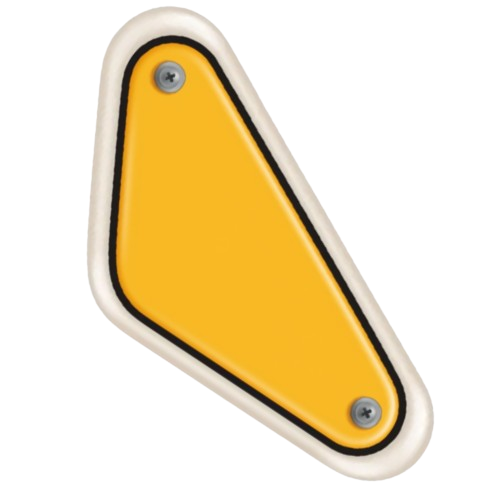
#> input picture art/reference/plate.png, 500 x 500 px; its folder holds 2 pictures in this run
$ python trace_plate.py
#> lines starting #> are read from the running program, lines starting #| are printed output that depends on the picture; after the words box and inside, x2 and y2 are one past the last pixel; in counts of white or black regions, pixels touching at a corner belong together
"""Trace the plate PNG into layered polygons for Blender.

    python art/trace_plate.py

Reads the transparent PNG, splits it into colour regions (cream casing, dark frame,
amber face and the metal screws), traces each region's outline, simplifies it and
writes JSON in metres with the origin at the centre of the silhouette.

Also writes a debug PNG so the classification can be eyeballed.
"""

from __future__ import annotations

import json
import math
from pathlib import Path

import numpy as np
from PIL import Image

import sys

HERE = Path(__file__).resolve().parent
OUT = HERE / "out"
OUT.mkdir(exist_ok=True)

# usage: trace_plate.py [image] [output-stem] [long-side-metres]
NAME = sys.argv[1] if len(sys.argv) > 1 else "plate"
STEM = sys.argv[2] if len(sys.argv) > 2 else "plate_contours"
SRC = HERE / "reference" / f"{NAME}.png"
LONG_SIDE_M = float(sys.argv[3]) if len(sys.argv) > 3 else 0.115


def classify(rgb: np.ndarray, alpha: np.ndarray) -> dict[str, np.ndarray]:
    r, g, b = rgb[:, :, 0].astype(int), rgb[:, :, 1].astype(int), rgb[:, :, 2].astype(int)
    mx = np.maximum(np.maximum(r, g), b)
    mn = np.minimum(np.minimum(r, g), b)
    sat = mx - mn
    solid = alpha > 128

    cream = solid & (mx > 185) & (sat < 45)
    dark = solid & (mx < 80)
    metal = solid & ~cream & ~dark & (sat < 55) & (mx >= 80) & (mx <= 200)
    # The body is whatever is left, so the pipeline is not tied to one colour.
    face = solid & ~cream & ~dark & ~metal

    return {"face": face, "cream": cream, "dark": dark, "metal": metal}


def largest_component(mask: np.ndarray) -> np.ndarray:
    """Flood fill from the biggest seed, keeping only that component."""
    h, w = mask.shape
    seen = np.zeros_like(mask, dtype=bool)
    best: list[tuple[int, int]] = []

    ys, xs = np.where(mask)
    for y0, x0 in zip(ys[:: max(1, len(ys) // 40)], xs[:: max(1, len(xs) // 40)]):
        if seen[y0, x0]:
            continue
        stack = [(y0, x0)]
        seen[y0, x0] = True
        comp = []
        while stack:
            y, x = stack.pop()
            comp.append((y, x))
            for dy in (-1, 0, 1):
                for dx in (-1, 0, 1):
                    ny, nx = y + dy, x + dx
                    if 0 <= ny < h and 0 <= nx < w and mask[ny, nx] and not seen[ny, nx]:
                        seen[ny, nx] = True
                        stack.append((ny, nx))
        if len(comp) > len(best):
            best = comp

    out = np.zeros_like(mask, dtype=bool)
    for y, x in best:
        out[y, x] = True
    return out


def trace(mask: np.ndarray) -> list[tuple[float, float]]:
    """Outer boundary, one point per angular bin.

    The mask's edge is a ring a couple of pixels thick; taking the farthest edge pixel
    in each angular bin keeps the outside of that ring and throws away the inside,
    which is what produced spikes at the corners.
    """
    shifted = [np.roll(np.roll(mask, dy, 0), dx, 1) for dy, dx in ((-1, 0), (1, 0), (0, -1), (0, 1))]
    eroded = mask.copy()
    for s in shifted:
        eroded &= s
    boundary = mask & ~eroded

    ys, xs = np.where(boundary)
    if len(ys) == 0:
        return []
    cy, cx = ys.mean(), xs.mean()

    bins = 720
    best: dict[int, tuple[float, float, float]] = {}
    for y, x in zip(ys, xs):
        dx, dy = x - cx, y - cy
        radius = math.hypot(dx, dy)
        angle = math.atan2(dy, dx)
        b = int((angle + math.pi) / (2 * math.pi) * bins) % bins
        if b not in best or radius > best[b][2]:
            best[b] = (float(x), float(y), radius)

    return [(best[b][0], best[b][1]) for b in sorted(best)]


def smooth_loop(points, passes: int = 3, window: int = 5):
    """Circular moving average, to take the staircase out of a pixel trace."""
    pts = list(points)
    if len(pts) < window:
        return pts
    half = window // 2
    for _ in range(passes):
        nxt = []
        for i in range(len(pts)):
            xs = [pts[(i + k) % len(pts)][0] for k in range(-half, half + 1)]
            ys = [pts[(i + k) % len(pts)][1] for k in range(-half, half + 1)]
            nxt.append((sum(xs) / window, sum(ys) / window))
        pts = nxt
    return pts


def rdp(points: list[tuple[float, float]], eps: float) -> list[tuple[float, float]]:
    if len(points) < 3:
        return points
    start, end = np.array(points[0]), np.array(points[-1])
    line = end - start
    length = np.linalg.norm(line) or 1.0
    normal = np.array([-line[1], line[0]]) / length

    dists = [abs(np.dot(np.array(p) - start, normal)) for p in points[1:-1]]
    if not dists:
        return [points[0], points[-1]]
    idx = int(np.argmax(dists))
    if dists[idx] > eps:
        left = rdp(points[: idx + 2], eps)
        right = rdp(points[idx + 1 :], eps)
        return left[:-1] + right
    return [points[0], points[-1]]


def main() -> None:
    img = Image.open(SRC).convert("RGBA")
#> img is the input picture: PIL image 500x500 RGBA; mean R, G, B, A 83.9, 68.2, 33.6, 94.9
    data = np.array(img)
    rgb = data[:, :, :3]
    alpha = data[:, :, 3]
    h, w = alpha.shape
#> h = 500; w = 500

    classes = classify(rgb, alpha)
#> in classify, `r, g, b = rgb[:, :, 0].astype(int), rgb[:, :, 1].astype(int), rgb[:, :..`:
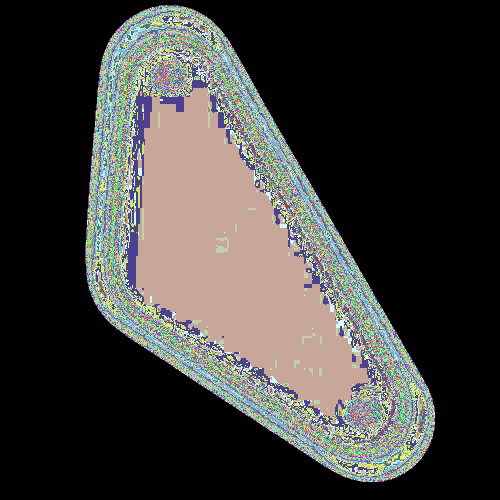
#> r: shape (500, 500) int64; 240 distinct labels, from 0 to 255; one colour per label, 0 black
#> in classify, `mx = np.maximum(np.maximum(r, g), b)`: mx: shape (500, 500) int64; 237 distinct labels, from 0 to 255
#> in classify, `sat = mx - mn`:
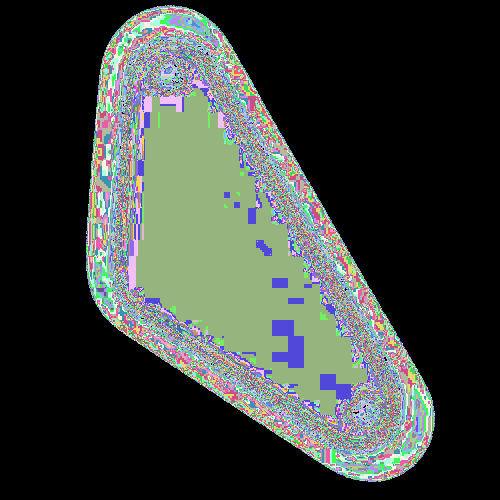
#> sat: shape (500, 500) int64; 229 distinct labels, from 0 to 230; one colour per label, 0 black
#> in classify, `solid = alpha > 128`:
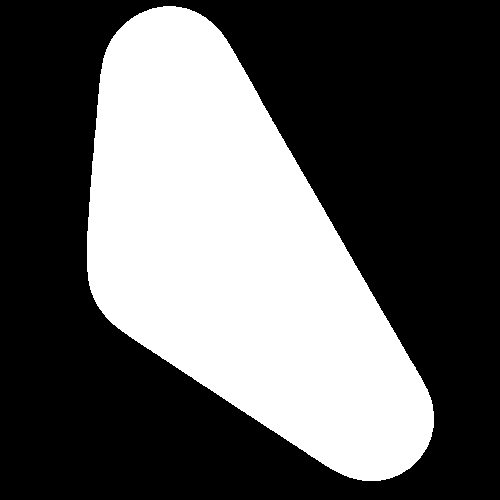
#> solid: shape (500, 500) bool; 37.2% white; 1 white region, box (x1, y1, x2, y2) and area: (87, 6, 434, 481) 93022
#> in classify, `cream = solid & (mx > 185) & (sat < 45)`: cream: shape (500, 500) bool; 9.7% white; 5 white regions (2 under 20 px), largest, box (x1, y1, x2, y2) and area: (87, 6, 434, 481) 24178, (174, 72, 180, 80) 28, (371, 408, 375, 415) 21
#> in classify, `dark = solid & (mx < 80)`: dark: shape (500, 500) bool; 2.9% white; 3 white regions, box (x1, y1, x2, y2) and area: (109, 36, 406, 456) 7164, (362, 409, 371, 418) 41, (166, 73, 174, 82) 36
#> in classify, `metal = solid & ~cream & ~dark & (sat < 55) & (mx >= 80) & (mx <= 200)`: metal: shape (500, 500) bool; 0.98% white; 3 white regions, box (x1, y1, x2, y2) and area: (108, 35, 407, 457) 1219, (351, 398, 381, 428) 622, (155, 62, 185, 92) 620
#> in classify, `face = solid & ~cream & ~dark & ~metal`:
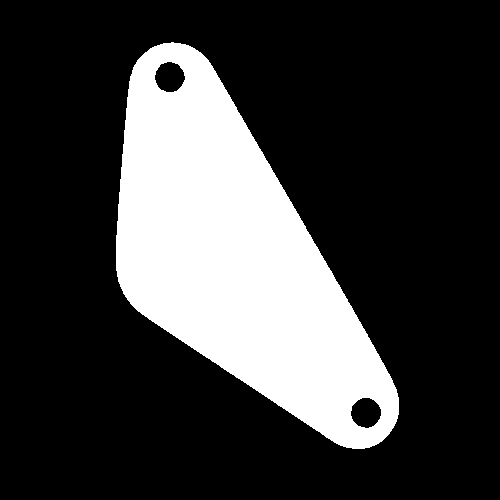
#> face: shape (500, 500) bool; 23.6% white; 1 white region, box (x1, y1, x2, y2) and area: (116, 42, 399, 449) 59089
#> classes = 4 items

    debug = np.zeros((h, w, 4), dtype=np.uint8)
    palette = {
        "cream": (240, 235, 220, 255),
        "dark": (40, 40, 45, 255),
        "face": (200, 60, 60, 255),
        "metal": (150, 160, 170, 255),
    }
    for name, mask in classes.items():
        debug[mask] = palette[name]
#> this loop made 4 passes
#> name on passes 1 to 4: 'face', 'cream', 'dark', 'metal'
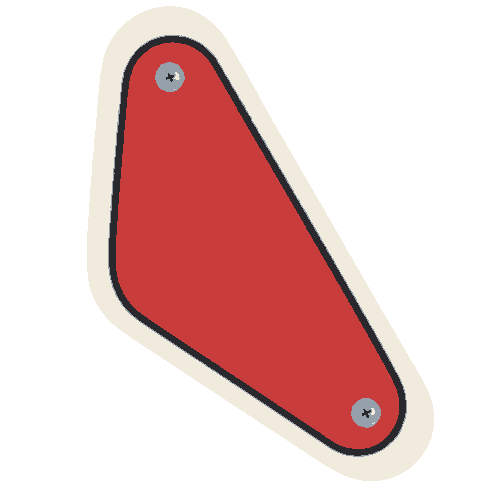
#> debug: shape (500, 500, 4); mean of channels 0, 1, 2, 3 73.2, 39.7, 38.5, 94.9; transparent parts drawn white
    Image.fromarray(debug, "RGBA").save(OUT / f"{STEM}_classes.png")

    for name, mask in classes.items():
        print(f"{name:6s} pixels: {int(mask.sum())}")

    face_px = rgb[classes["face"]]
    face_colour = "#%02x%02x%02x" % tuple(int(v) for v in face_px.mean(axis=0)) if len(face_px) else "#c81f1f"
#> face_colour = '#f4b62a'
    print("face colour:", face_colour)
#| face colour: #f4b62a

    # metres per pixel, centred on the silhouette
    ys, xs = np.where(alpha > 128)
    x0, x1 = int(xs.min()), int(xs.max())
#> x0 = 87; x1 = 433
    y0, y1 = int(ys.min()), int(ys.max())
#> y0 = 6; y1 = 480
    span = max(x1 - x0, y1 - y0)
#> span = 474
    scale = LONG_SIDE_M / span
#> scale = 0.000243
    cx = (x0 + x1) / 2
#> cx = 260
    cy = (y0 + y1) / 2
#> cy = 243

    def to_model(p: tuple[int, int]) -> tuple[float, float]:
        return ((p[1] - cx) * scale, -(p[0] - cy) * scale)

    # The regions nest: cream contains dark contains amber contains the screws.
    # Fill from the inside out so each layer's boundary is its outer edge only.
    metal = classes["metal"]
    face_filled = classes["face"] | metal
#> face_filled: shape (500, 500) bool; 24.6% white; 2 white regions, box (x1, y1, x2, y2) and area: (116, 42, 399, 449) 60331, (108, 35, 407, 457) 1219
    dark_filled = classes["dark"] | face_filled
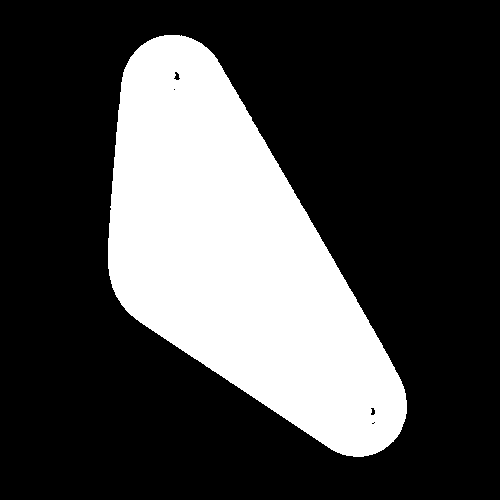
#> dark_filled: shape (500, 500) bool; 27.5% white; 1 white region, box (x1, y1, x2, y2) and area: (108, 35, 407, 457) 68791
    cream_filled = classes["cream"] | dark_filled

    result = {}
    for name, mask in (
        ("cream", cream_filled),
        ("dark", dark_filled),
        ("face", face_filled),
    ):
        comp = largest_component(mask)
        contour = trace(comp)
        simplified = rdp(smooth_loop(contour, passes=8, window=11), 0.6)
        result[name] = [to_model((int(round(y)), int(round(x)))) for x, y in simplified]
        print(f"{name:6s} outline points: {len(result[name])}")
#> this loop made 3 passes
#> (name, h in largest_component, w in largest_component, cy in trace, cx in trace, bins in trace, half in smooth_loop) on pass 1: ('cream', 500, 500, 253.4, 241, 720, 5)
#> (name, h in largest_component, w in largest_component, cy in trace, cx in trace, bins in trace, half in smooth_loop) on pass 2: ('dark', 500, 500, 253.9, 241.7, 720, 5)
#| cream  outline points: 41
#| dark   outline points: 40
#| face   outline points: 41
#> pass 3, in trace (call 3), `boundary = mask & ~eroded`:
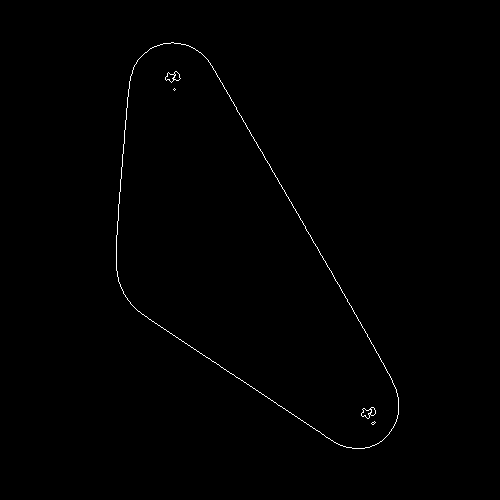
#> boundary: shape (500, 500) bool; 0.42% white in thin lines or dots, all inside (x1, y1, x2, y2) = (116, 42, 399, 449)

    # Screws: the two metal blobs, taken as separate connected components.
    ys_m, xs_m = np.where(metal)
    screws = []
    if len(ys_m):
        seen = np.zeros_like(metal, dtype=bool)
        comps = []
        for y0, x0 in zip(ys_m, xs_m):
            if seen[y0, x0]:
                continue
            stack = [(y0, x0)]
            seen[y0, x0] = True
            pts = []
            while stack:
                y, x = stack.pop()
                pts.append((y, x))
                for dy in (-1, 0, 1):
                    for dx in (-1, 0, 1):
                        ny, nx = y + dy, x + dx
                        if 0 <= ny < metal.shape[0] and 0 <= nx < metal.shape[1] \
                           and metal[ny, nx] and not seen[ny, nx]:
                            seen[ny, nx] = True
                            stack.append((ny, nx))
            if len(pts) > 320:
                py = sum(p[0] for p in pts) / len(pts)
                px = sum(p[1] for p in pts) / len(pts)
                comps.append((len(pts), px, py))
#> this loop made 2461 passes
#> (y0, x0) on passes 1 to 3: (35, 164), (35, 165), (35, 166)
        # The screws are two similar mid-sized blobs; the plate's inner edge also
        # classifies as metal and is much larger, so filter by size.
        comps = [c for c in comps if 300 < c[0] < 1000]
        comps.sort(reverse=True)
        for _, px, py in comps[:2]:
            screws.append(to_model((int(py), int(px))))  # to_model takes (y, x)
#> this loop made 2 passes
#> (px, py) on passes 1 to 2: (365.2, 412.3), (168.9, 76.67)
    result["screws"] = screws
    result["faceColor"] = face_colour
    print("screws:", [tuple(round(v, 4) for v in s) for s in screws])
#| screws: [(0.0255, -0.041), (-0.0223, 0.0405)]

    (OUT / f"{STEM}.json").write_text(json.dumps(result), encoding="utf-8")
    print("wrote", OUT / f"{STEM}.json")


main()
